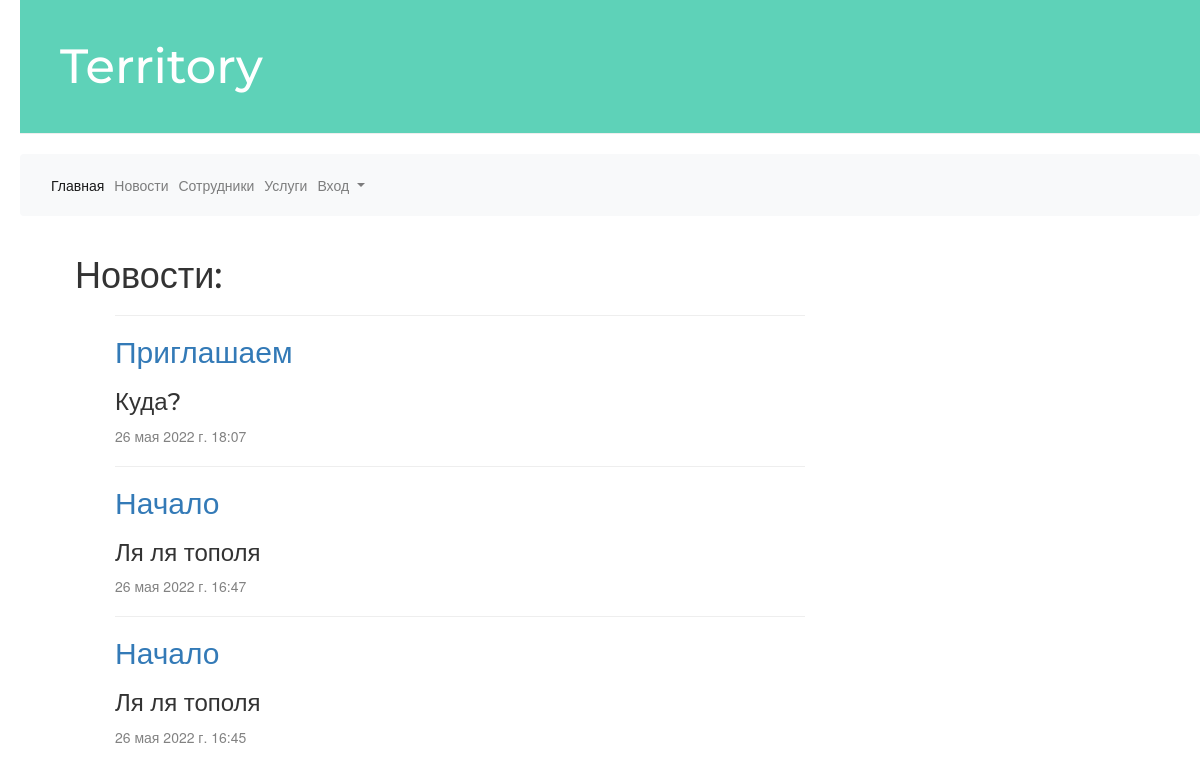
/blog/, run on an earlier commit of the app's database.
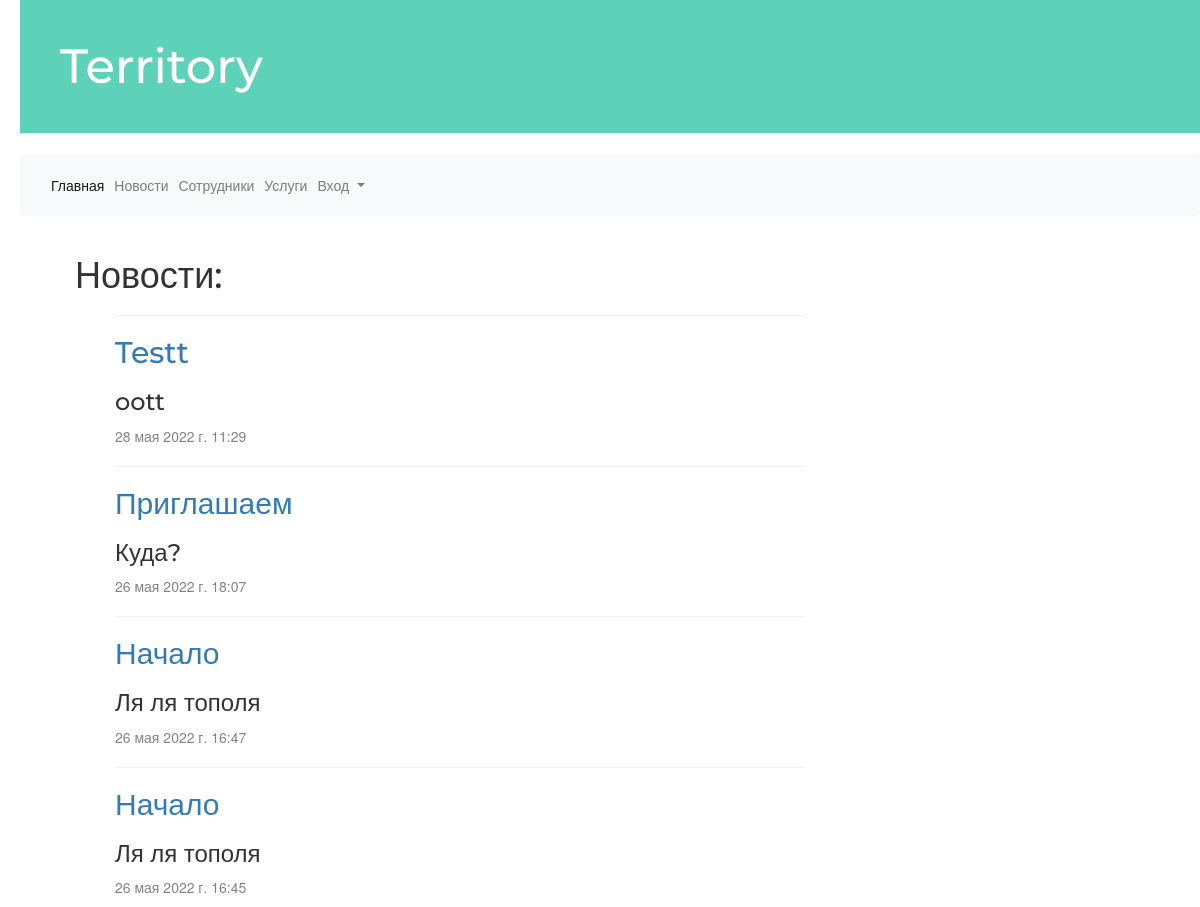
And on a later commit of the database.
### blog/models.py (models this page shows, shortened)
class Post(models.Model):
    author = models.ForeignKey(settings.AUTH_USER_MODEL, on_delete=models.CASCADE)
    title = models.CharField(max_length=200)
    text = models.TextField()
    created_date = models.DateTimeField(default=timezone.now)
    published_date = models.DateTimeField(blank=True, null=True)

### blog/views.py (the view)
# urls.py: path('', views.post_list, name='post_list'),
def post_list(request):
    posts = Post.objects.filter(published_date__lte=timezone.now()).order_by('-published_date')
    return render(request, 'blog/post_list.html', {'posts': posts})

### territory/templates/blog/post_list.html (shortened to what this page needs)
<!DOCTYPE html>
{% extends 'base.html'%}
{% block content %}
    <h1>Новости:
    </h1>
    {% for post in posts %}
        <ul>
            <hr class="hr-line">
                <h2><a href="{% url 'post_detail' pk=post.pk %}">{{ post.title }}</a></h2>
                <h3>{{ post.text }}</h3>
                <div class="date">
                    {{ post.published_date }}
                </div>
        </ul>
    {% endfor %}
{% endblock %}

What changed in the data, as far as the page shows it:
added Post: title "Testt", text "oott", published_date "28 мая 2022 г. 11:29"
